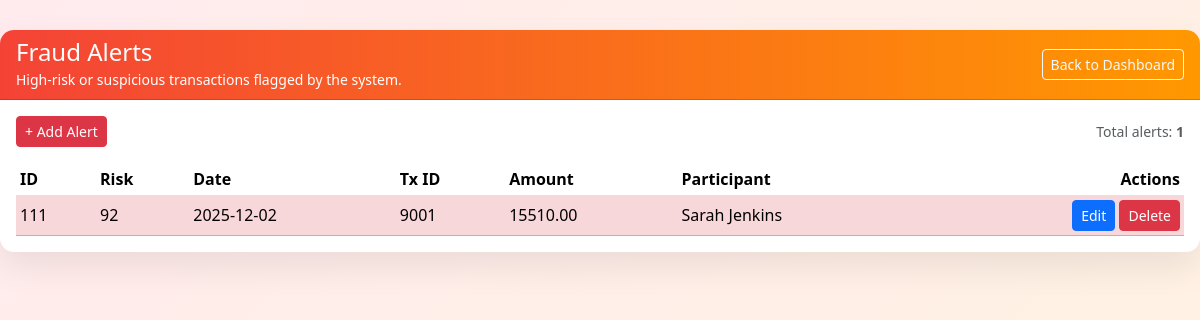
Screenshot of /fraud_list.php with the database file from the repository.
### tables this page shows
CREATE TABLE `fraud_alert` (
  `AlertID` int(8) NOT NULL,
  `riskScore` int(11) DEFAULT NULL,
  `detectionDate` date DEFAULT NULL,
  `TransactionID` int(8) DEFAULT NULL
);

CREATE TABLE `stock_transaction` (
  `TransactionID` int(8) NOT NULL,
  `timeStamp` datetime DEFAULT NULL,
  `amount` decimal(10,2) DEFAULT NULL,
  `StockID` int(8) DEFAULT NULL,
  `ParticipantID` int(8) DEFAULT NULL,
  `StaffID` int(8) DEFAULT NULL
);

CREATE TABLE `transaction_participant` (
  `ParticipantID` int(8) NOT NULL,
  `name` varchar(20) DEFAULT NULL,
  `accountType` varchar(20) DEFAULT NULL,
  `email` varchar(20) DEFAULT NULL
);

### fraud_list.php (the view, shortened to what this page needs)
<?php
require_once 'config.php';
$sql = "
SELECT f.AlertID,f.riskScore,f.detectionDate,
       st.TransactionID,st.amount,
       tp.name AS participant
FROM fraud_alert f
LEFT JOIN stock_transaction st ON f.TransactionID = st.TransactionID
LEFT JOIN transaction_participant tp ON st.ParticipantID = tp.ParticipantID
ORDER BY f.detectionDate DESC
";
$res = mysqli_query($conn,$sql);
?>
<!DOCTYPE html>
<html>
<head>
  <link href="https://cdn.jsdelivr.net/npm/bootstrap@5.3.3/dist/css/bootstrap.min.css" rel="stylesheet">
</head>
<body>
<div class="page-wrapper">
  <div class="card page-card">
    <div class="card-header d-flex justify-content-between align-items-center page-card-header">
      <div>
        <h4 class="mb-0">Fraud Alerts</h4>
        <small class="text-light-50">High‑risk or suspicious transactions flagged by the system.</small>
      </div>
      <a href="dashboard_system.php" class="btn btn-outline-light btn-sm">Back to Dashboard</a>
    </div>
    <div class="card-body">
      <div class="d-flex justify-content-between align-items-center mb-3">
        <a href="fraud_form.php" class="btn btn-danger btn-sm">+ Add Alert</a>
        <span class="text-muted small">
          Total alerts: <strong><?php echo mysqli_num_rows($res); ?></strong>
        </span>
      </div>
      <div class="table-responsive">
        <table class="table table-sm table-hover align-middle mb-0">
          <thead>
            <tr>
              <th>ID</th>
              <th>Risk</th>
              <th>Date</th>
              <th>Tx ID</th>
              <th>Amount</th>
              <th>Participant</th>
              <th class="text-end">Actions</th>
            </tr>
          </thead>
          <tbody>
          <?php while($r=mysqli_fetch_assoc($res)): ?>
            <tr class="<?php echo ($r['riskScore'] >= 80) ? 'table-danger' : 'table-warning'; ?>">
              <td><?php echo $r['AlertID']; ?></td>
              <td><?php echo $r['riskScore']; ?></td>
              <td><?php echo $r['detectionDate']; ?></td>
              <td><?php echo $r['TransactionID']; ?></td>
              <td><?php echo $r['amount']; ?></td>
              <td><?php echo htmlspecialchars($r['participant']); ?></td>
              <td class="text-end">
                <a href="fraud_form.php?id=<?php echo $r['AlertID']; ?>" class="btn btn-primary btn-sm">Edit</a>
                <a href="fraud_list.php?delete=<?php echo $r['AlertID']; ?>"
                   onclick="return confirm('Delete this alert?');"
                   class="btn btn-danger btn-sm">Delete</a>
              </td>
            </tr>
          <?php endwhile; ?>
          </tbody>
        </table>
      </div>
    </div>
  </div>
</div>
</body>
</html>

### fraud_list.php (style rules this page uses)
body { background: linear-gradient(135deg, #ffebee, #fff3e0); min-height: 100vh; font-family: system-ui, -apple-system, BlinkMacSystemFont, "Segoe UI", sans-serif; }
.page-wrapper { max-width: 1200px; margin: 30px auto; }
.page-card { border-radius: 14px; overflow: hidden; box-shadow: 0 15px 35px rgba(0,0,0,0.08); border: none; }
.page-card-header { background: linear-gradient(90deg, #f44336, #ff9800); color: #fff; }
.table thead { background: linear-gradient(90deg,#f44336,#ff9800); color: #fff; }

### rows the page displays
fraud_alert: AlertID "111", riskScore "92", detectionDate "2025-12-02", TransactionID.TransactionID "9001", TransactionID.amount "15510.00", transaction_participant.name "Sarah Jenkins"

### other values shown
mysqli_num_rows($res) "1"
